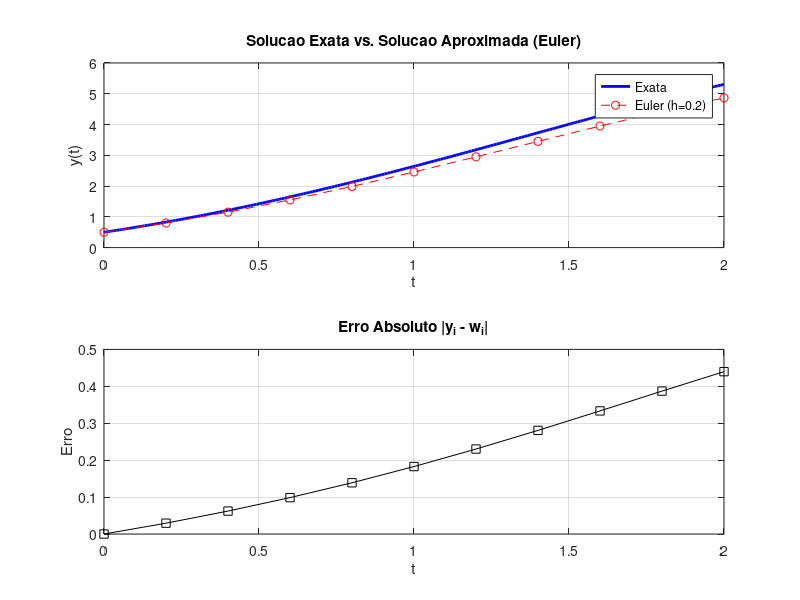

The MATLAB source for this figure:
% --- Definicoes ---
f = @(t, y) y - t.^2 + 1; % Funcao da EDO
y_exata = @(t) (t+1).^2 - 0.5*exp(t); % Solucao exata

t_inicio = 0;
t_fim = 2;
h = 0.2;
y0 = 0.5;

% --- Metodo de Euler ---
t_euler = t_inicio:h:t_fim;
w_euler = zeros(size(t_euler));
w_euler(1) = y0;
for i = 1:length(t_euler)-1
    w_euler(i+1) = w_euler(i) + h * f(t_euler(i), w_euler(i));
end

% --- Calculo da solucao exata e do erro ---
t_plot = linspace(t_inicio, t_fim, 200); % Pontos para um grafico suave
y_plot = y_exata(t_plot);
y_nos_pontos_euler = y_exata(t_euler);
erro_abs = abs(y_nos_pontos_euler - w_euler);


% --- NOVO: Impressao da Tabela de Resultados ---
fprintf('\n'); % Pula uma linha para limpar a visualizacao
fprintf('===================================================================\n');
fprintf('                Tabela Comparativa de Resultados\n');
fprintf('===================================================================\n');
fprintf('  t_i   |   w_i (Aproximado)  |   y_i (Exato)   |   Erro Absoluto\n');
fprintf('-------------------------------------------------------------------\n');

% Loop para imprimir cada linha da tabela
for i = 1:length(t_euler)
    fprintf('  %.1f   |      %.4f       |     %.4f      |      %.4f\n', ...
            t_euler(i), w_euler(i), y_nos_pontos_euler(i), erro_abs(i));
end
fprintf('===================================================================\n\n');


% --- Plotagem ---
figure;

% Grafico 1: Solucoes
subplot(2, 1, 1);
plot(t_plot, y_plot, 'b-', 'LineWidth', 2); % Exata (linha azul)
hold on;
plot(t_euler, w_euler, 'r--o'); % Euler (tracejado vermelho com pontos)
title('Solucao Exata vs. Solucao Aproximada (Euler)');
xlabel('t');
ylabel('y(t)');
legend('Exata', 'Euler (h=0.2)');
grid on;

% Grafico 2: Erro Absoluto
subplot(2, 1, 2);
plot(t_euler, erro_abs, 'k-s'); % Erro (preto com quadrados)
title('Erro Absoluto |y_i - w_i|');
xlabel('t');
ylabel('Erro');
grid on;
